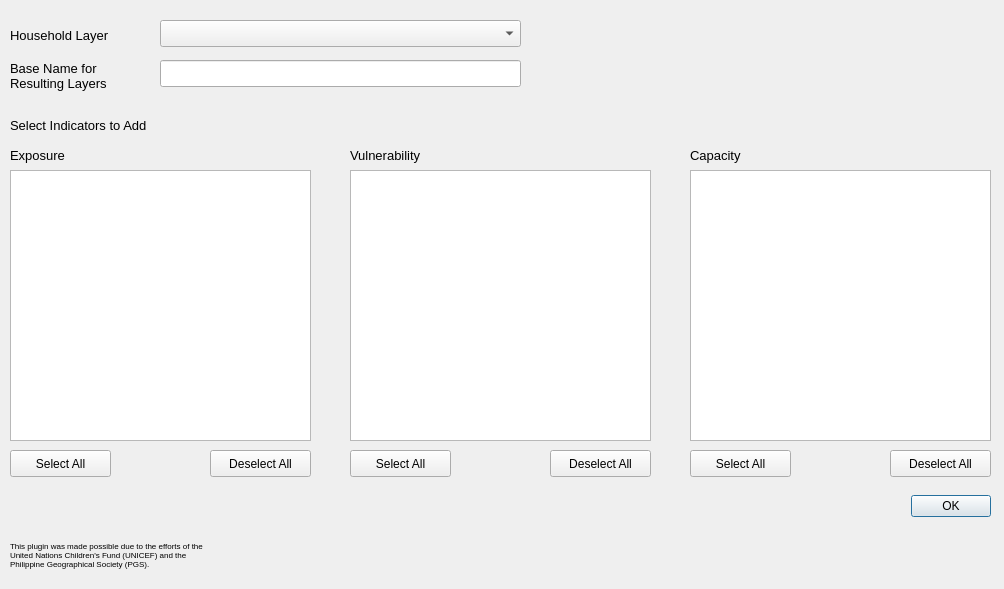
<?xml version="1.0" encoding="UTF-8"?>
<ui version="4.0">
 <class>MHCVAMUnicefIndicatorsHouseholdDialog</class>
 <widget class="QDialog" name="MHCVAMUnicefIndicatorsHouseholdDialog">
  <property name="geometry">
   <rect>
    <x>0</x>
    <y>0</y>
    <width>1004</width>
    <height>589</height>
   </rect>
  </property>
  <property name="minimumSize">
   <size>
    <width>1004</width>
    <height>589</height>
   </size>
  </property>
  <property name="maximumSize">
   <size>
    <width>1004</width>
    <height>589</height>
   </size>
  </property>
  <property name="windowTitle">
   <string>MHCVAM using UNICEF Indicators (HOUSEHOLD)</string>
  </property>
  <widget class="QDialogButtonBox" name="buttonBox">
   <property name="geometry">
    <rect>
     <x>10</x>
     <y>490</y>
     <width>981</width>
     <height>32</height>
    </rect>
   </property>
   <property name="orientation">
    <enum>Qt::Horizontal</enum>
   </property>
   <property name="standardButtons">
    <set>QDialogButtonBox::Ok</set>
   </property>
  </widget>
  <widget class="QgsMapLayerComboBox" name="selectHHComboBox">
   <property name="geometry">
    <rect>
     <x>160</x>
     <y>20</y>
     <width>361</width>
     <height>27</height>
    </rect>
   </property>
   <property name="filters">
    <set>QgsMapLayerProxyModel::HasGeometry</set>
   </property>
  </widget>
  <widget class="QLabel" name="selectHHLabel">
   <property name="geometry">
    <rect>
     <x>10</x>
     <y>20</y>
     <width>121</width>
     <height>31</height>
    </rect>
   </property>
   <property name="font">
    <font>
     <pointsize>10</pointsize>
    </font>
   </property>
   <property name="autoFillBackground">
    <bool>false</bool>
   </property>
   <property name="frameShape">
    <enum>QFrame::NoFrame</enum>
   </property>
   <property name="frameShadow">
    <enum>QFrame::Plain</enum>
   </property>
   <property name="text">
    <string>Household Layer</string>
   </property>
   <property name="wordWrap">
    <bool>true</bool>
   </property>
  </widget>
  <widget class="QListWidget" name="listWidget_exp">
   <property name="geometry">
    <rect>
     <x>10</x>
     <y>170</y>
     <width>301</width>
     <height>271</height>
    </rect>
   </property>
   <property name="selectionMode">
    <enum>QAbstractItemView::ExtendedSelection</enum>
   </property>
  </widget>
  <widget class="QLabel" name="selectIndicatorLabel">
   <property name="geometry">
    <rect>
     <x>10</x>
     <y>110</y>
     <width>301</width>
     <height>31</height>
    </rect>
   </property>
   <property name="font">
    <font>
     <pointsize>10</pointsize>
    </font>
   </property>
   <property name="autoFillBackground">
    <bool>false</bool>
   </property>
   <property name="frameShape">
    <enum>QFrame::NoFrame</enum>
   </property>
   <property name="frameShadow">
    <enum>QFrame::Plain</enum>
   </property>
   <property name="text">
    <string>Select Indicators to Add</string>
   </property>
   <property name="wordWrap">
    <bool>true</bool>
   </property>
  </widget>
  <widget class="QPushButton" name="selectAllBtn_exp">
   <property name="geometry">
    <rect>
     <x>10</x>
     <y>450</y>
     <width>101</width>
     <height>27</height>
    </rect>
   </property>
   <property name="text">
    <string>Select All</string>
   </property>
  </widget>
  <widget class="QPushButton" name="deselectAllBtn_exp">
   <property name="geometry">
    <rect>
     <x>210</x>
     <y>450</y>
     <width>101</width>
     <height>27</height>
    </rect>
   </property>
   <property name="text">
    <string>Deselect All</string>
   </property>
  </widget>
  <widget class="QLabel" name="resultFieldNameLabel">
   <property name="geometry">
    <rect>
     <x>10</x>
     <y>60</y>
     <width>131</width>
     <height>31</height>
    </rect>
   </property>
   <property name="font">
    <font>
     <pointsize>10</pointsize>
    </font>
   </property>
   <property name="autoFillBackground">
    <bool>false</bool>
   </property>
   <property name="frameShape">
    <enum>QFrame::NoFrame</enum>
   </property>
   <property name="frameShadow">
    <enum>QFrame::Plain</enum>
   </property>
   <property name="text">
    <string>Base Name for Resulting Layers</string>
   </property>
   <property name="wordWrap">
    <bool>true</bool>
   </property>
  </widget>
  <widget class="QLineEdit" name="resultFieldNameLineEdit">
   <property name="geometry">
    <rect>
     <x>160</x>
     <y>60</y>
     <width>361</width>
     <height>27</height>
    </rect>
   </property>
  </widget>
  <widget class="QListWidget" name="listWidget_vul">
   <property name="geometry">
    <rect>
     <x>350</x>
     <y>170</y>
     <width>301</width>
     <height>271</height>
    </rect>
   </property>
   <property name="selectionMode">
    <enum>QAbstractItemView::ExtendedSelection</enum>
   </property>
  </widget>
  <widget class="QListWidget" name="listWidget_cap">
   <property name="geometry">
    <rect>
     <x>690</x>
     <y>170</y>
     <width>301</width>
     <height>271</height>
    </rect>
   </property>
   <property name="selectionMode">
    <enum>QAbstractItemView::ExtendedSelection</enum>
   </property>
  </widget>
  <widget class="QLabel" name="label_exp">
   <property name="geometry">
    <rect>
     <x>10</x>
     <y>140</y>
     <width>211</width>
     <height>31</height>
    </rect>
   </property>
   <property name="font">
    <font>
     <pointsize>10</pointsize>
    </font>
   </property>
   <property name="autoFillBackground">
    <bool>false</bool>
   </property>
   <property name="frameShape">
    <enum>QFrame::NoFrame</enum>
   </property>
   <property name="frameShadow">
    <enum>QFrame::Plain</enum>
   </property>
   <property name="text">
    <string>Exposure</string>
   </property>
   <property name="wordWrap">
    <bool>true</bool>
   </property>
  </widget>
  <widget class="QLabel" name="label_vul">
   <property name="geometry">
    <rect>
     <x>350</x>
     <y>140</y>
     <width>211</width>
     <height>31</height>
    </rect>
   </property>
   <property name="font">
    <font>
     <pointsize>10</pointsize>
    </font>
   </property>
   <property name="autoFillBackground">
    <bool>false</bool>
   </property>
   <property name="frameShape">
    <enum>QFrame::NoFrame</enum>
   </property>
   <property name="frameShadow">
    <enum>QFrame::Plain</enum>
   </property>
   <property name="text">
    <string>Vulnerability</string>
   </property>
   <property name="wordWrap">
    <bool>true</bool>
   </property>
  </widget>
  <widget class="QLabel" name="label_cap">
   <property name="geometry">
    <rect>
     <x>690</x>
     <y>140</y>
     <width>211</width>
     <height>31</height>
    </rect>
   </property>
   <property name="font">
    <font>
     <pointsize>10</pointsize>
    </font>
   </property>
   <property name="autoFillBackground">
    <bool>false</bool>
   </property>
   <property name="frameShape">
    <enum>QFrame::NoFrame</enum>
   </property>
   <property name="frameShadow">
    <enum>QFrame::Plain</enum>
   </property>
   <property name="text">
    <string>Capacity</string>
   </property>
   <property name="wordWrap">
    <bool>true</bool>
   </property>
  </widget>
  <widget class="QPushButton" name="selectAllBtn_vul">
   <property name="geometry">
    <rect>
     <x>350</x>
     <y>450</y>
     <width>101</width>
     <height>27</height>
    </rect>
   </property>
   <property name="text">
    <string>Select All</string>
   </property>
  </widget>
  <widget class="QPushButton" name="deselectAllBtn_vul">
   <property name="geometry">
    <rect>
     <x>550</x>
     <y>450</y>
     <width>101</width>
     <height>27</height>
    </rect>
   </property>
   <property name="text">
    <string>Deselect All</string>
   </property>
  </widget>
  <widget class="QPushButton" name="selectAllBtn_cap">
   <property name="geometry">
    <rect>
     <x>690</x>
     <y>450</y>
     <width>101</width>
     <height>27</height>
    </rect>
   </property>
   <property name="text">
    <string>Select All</string>
   </property>
  </widget>
  <widget class="QPushButton" name="deselectAllBtn_cap">
   <property name="geometry">
    <rect>
     <x>890</x>
     <y>450</y>
     <width>101</width>
     <height>27</height>
    </rect>
   </property>
   <property name="text">
    <string>Deselect All</string>
   </property>
  </widget>
  <widget class="QLabel" name="label">
   <property name="geometry">
    <rect>
     <x>10</x>
     <y>530</y>
     <width>201</width>
     <height>51</height>
    </rect>
   </property>
   <property name="font">
    <font>
     <pointsize>5</pointsize>
     <weight>50</weight>
     <italic>false</italic>
     <bold>false</bold>
    </font>
   </property>
   <property name="layoutDirection">
    <enum>Qt::LeftToRight</enum>
   </property>
   <property name="text">
    <string>&lt;html&gt;&lt;head/&gt;&lt;body&gt;&lt;p&gt;&lt;span style=&quot; font-size:6pt;&quot;&gt;This plugin was made possible due to the efforts of the United Nations Children's Fund (UNICEF) and the Philippine Geographical Society (PGS).&lt;/span&gt;&lt;/p&gt;&lt;/body&gt;&lt;/html&gt;</string>
   </property>
   <property name="scaledContents">
    <bool>false</bool>
   </property>
   <property name="alignment">
    <set>Qt::AlignLeading|Qt::AlignLeft|Qt::AlignVCenter</set>
   </property>
   <property name="wordWrap">
    <bool>true</bool>
   </property>
   <property name="margin">
    <number>4</number>
   </property>
  </widget>
  <widget class="QLabel" name="logopgs">
   <property name="geometry">
    <rect>
     <x>730</x>
     <y>530</y>
     <width>51</width>
     <height>51</height>
    </rect>
   </property>
   <property name="text">
    <string/>
   </property>
   <property name="pixmap">
    <pixmap resource="resources.qrc">:/plugins/mhcvam/img/logos/pgs-logo.png</pixmap>
   </property>
  </widget>
  <widget class="QLabel" name="logounicef">
   <property name="geometry">
    <rect>
     <x>790</x>
     <y>530</y>
     <width>201</width>
     <height>51</height>
    </rect>
   </property>
   <property name="text">
    <string/>
   </property>
   <property name="pixmap">
    <pixmap resource="resources.qrc">:/plugins/mhcvam/img/logos/unicef-logo.png</pixmap>
   </property>
  </widget>
 </widget>
 <customwidgets>
  <customwidget>
   <class>QgsMapLayerComboBox</class>
   <extends>QComboBox</extends>
   <header>qgsmaplayercombobox.h</header>
  </customwidget>
 </customwidgets>
 <resources>
  <include location="resources.qrc"/>
 </resources>
 <connections>
  <connection>
   <sender>buttonBox</sender>
   <signal>accepted()</signal>
   <receiver>MHCVAMUnicefIndicatorsHouseholdDialog</receiver>
   <slot>accept()</slot>
   <hints>
    <hint type="sourcelabel">
     <x>248</x>
     <y>254</y>
    </hint>
    <hint type="destinationlabel">
     <x>157</x>
     <y>274</y>
    </hint>
   </hints>
  </connection>
  <connection>
   <sender>buttonBox</sender>
   <signal>rejected()</signal>
   <receiver>MHCVAMUnicefIndicatorsHouseholdDialog</receiver>
   <slot>reject()</slot>
   <hints>
    <hint type="sourcelabel">
     <x>316</x>
     <y>260</y>
    </hint>
    <hint type="destinationlabel">
     <x>286</x>
     <y>274</y>
    </hint>
   </hints>
  </connection>
 </connections>
</ui>
